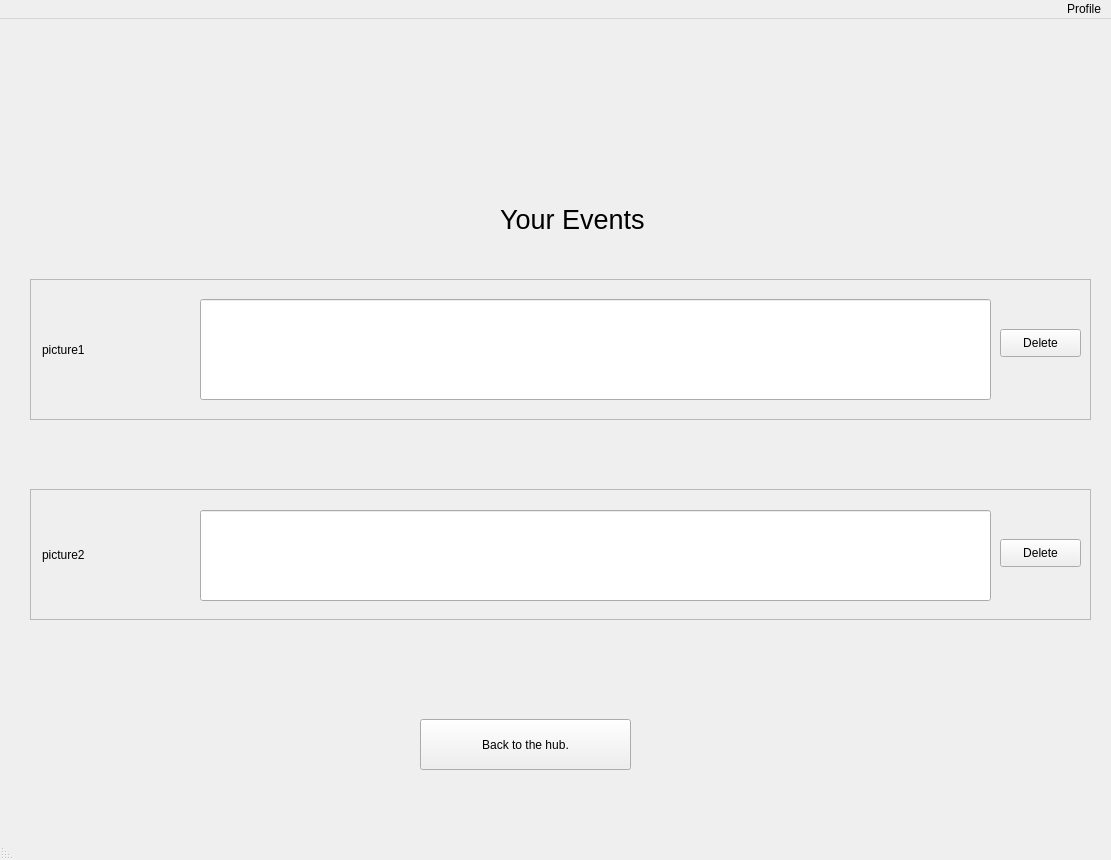
<?xml version="1.0" encoding="UTF-8"?>
<ui version="4.0">
 <class>MainWindow</class>
 <widget class="QMainWindow" name="MainWindow">
  <property name="geometry">
   <rect>
    <x>0</x>
    <y>0</y>
    <width>1111</width>
    <height>860</height>
   </rect>
  </property>
  <property name="windowTitle">
   <string>MainWindow</string>
  </property>
  <property name="layoutDirection">
   <enum>Qt::RightToLeft</enum>
  </property>
  <widget class="QWidget" name="centralwidget">
   <widget class="QLabel" name="label">
    <property name="geometry">
     <rect>
      <x>0</x>
      <y>-10</y>
      <width>1281</width>
      <height>141</height>
     </rect>
    </property>
    <property name="text">
     <string/>
    </property>
    <property name="pixmap">
     <pixmap>banner.png</pixmap>
    </property>
   </widget>
   <widget class="QPushButton" name="pushButton">
    <property name="geometry">
     <rect>
      <x>420</x>
      <y>700</y>
      <width>211</width>
      <height>51</height>
     </rect>
    </property>
    <property name="text">
     <string>Back to the hub.</string>
    </property>
   </widget>
   <widget class="QFrame" name="frame">
    <property name="geometry">
     <rect>
      <x>30</x>
      <y>260</y>
      <width>1061</width>
      <height>141</height>
     </rect>
    </property>
    <property name="frameShape">
     <enum>QFrame::StyledPanel</enum>
    </property>
    <property name="frameShadow">
     <enum>QFrame::Raised</enum>
    </property>
    <widget class="QLabel" name="label_2">
     <property name="geometry">
      <rect>
       <x>12</x>
       <y>15</y>
       <width>101</width>
       <height>111</height>
      </rect>
     </property>
     <property name="text">
      <string>picture1</string>
     </property>
    </widget>
    <widget class="QLineEdit" name="lineEdit">
     <property name="geometry">
      <rect>
       <x>170</x>
       <y>20</y>
       <width>791</width>
       <height>101</height>
      </rect>
     </property>
    </widget>
    <widget class="QPushButton" name="pushButton_3">
     <property name="geometry">
      <rect>
       <x>970</x>
       <y>50</y>
       <width>81</width>
       <height>28</height>
      </rect>
     </property>
     <property name="text">
      <string>Delete</string>
     </property>
    </widget>
   </widget>
   <widget class="QFrame" name="frame_2">
    <property name="geometry">
     <rect>
      <x>30</x>
      <y>470</y>
      <width>1061</width>
      <height>131</height>
     </rect>
    </property>
    <property name="frameShape">
     <enum>QFrame::StyledPanel</enum>
    </property>
    <property name="frameShadow">
     <enum>QFrame::Raised</enum>
    </property>
    <widget class="QLabel" name="label_3">
     <property name="geometry">
      <rect>
       <x>12</x>
       <y>15</y>
       <width>101</width>
       <height>101</height>
      </rect>
     </property>
     <property name="text">
      <string>picture2</string>
     </property>
    </widget>
    <widget class="QLineEdit" name="lineEdit_2">
     <property name="geometry">
      <rect>
       <x>170</x>
       <y>21</y>
       <width>791</width>
       <height>91</height>
      </rect>
     </property>
    </widget>
    <widget class="QPushButton" name="pushButton_5">
     <property name="geometry">
      <rect>
       <x>970</x>
       <y>50</y>
       <width>81</width>
       <height>28</height>
      </rect>
     </property>
     <property name="text">
      <string>Delete</string>
     </property>
    </widget>
   </widget>
   <widget class="QLabel" name="label_4">
    <property name="geometry">
     <rect>
      <x>500</x>
      <y>160</y>
      <width>191</width>
      <height>81</height>
     </rect>
    </property>
    <property name="font">
     <font>
      <pointsize>20</pointsize>
     </font>
    </property>
    <property name="layoutDirection">
     <enum>Qt::RightToLeft</enum>
    </property>
    <property name="text">
     <string>Your Events</string>
    </property>
    <property name="textFormat">
     <enum>Qt::RichText</enum>
    </property>
   </widget>
  </widget>
  <widget class="QMenuBar" name="menubar">
   <property name="geometry">
    <rect>
     <x>0</x>
     <y>0</y>
     <width>1111</width>
     <height>26</height>
    </rect>
   </property>
   <widget class="QMenu" name="menuProfile">
    <property name="layoutDirection">
     <enum>Qt::RightToLeft</enum>
    </property>
    <property name="title">
     <string>Profile</string>
    </property>
    <addaction name="actionView_your_profile"/>
    <addaction name="actionSettings"/>
    <addaction name="actionLog_out"/>
   </widget>
   <addaction name="menuProfile"/>
  </widget>
  <widget class="QStatusBar" name="statusbar"/>
  <action name="actionView_your_profile">
   <property name="text">
    <string>View your profile</string>
   </property>
  </action>
  <action name="actionSettings">
   <property name="text">
    <string>Settings</string>
   </property>
  </action>
  <action name="actionLog_out">
   <property name="text">
    <string>Log out</string>
   </property>
  </action>
 </widget>
 <resources/>
 <connections/>
</ui>
